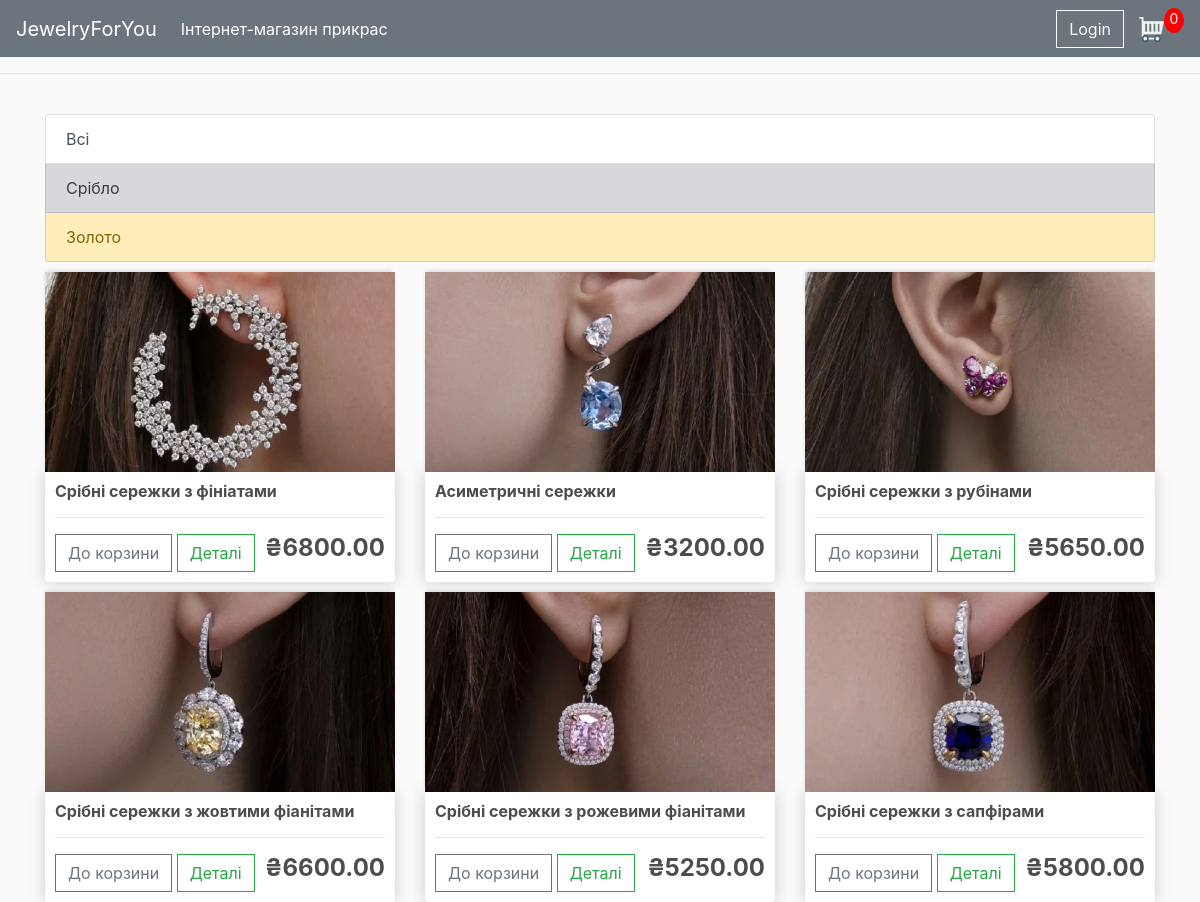
Screenshot of /silver/ with the database file from the repository.
### store/models.py (models this page shows, shortened)
class Product(models.Model):
    name = models.CharField(max_length=200)
    price = models.FloatField()
    description = models.CharField(max_length = 2000)
    category = models.CharField(max_length=200)
    image = models.ImageField(null=True, blank=True)
    @property
    def imageURL(self):
        try:
            url = self.image.url
        except:
            url = ''
        return url

### store/views.py (the view)
# urls.py: path('silver/', views.catalog_silver, name="catalog_silver"),
def catalog_silver(request):
    products = Product.objects.filter(category = "Срібло")
    context = {'products': products}
    return render(request, 'store/catalog_silver.html', context)

### store/templates/store/catalog_silver.html
{% extends 'store/catalog_type.html' %}
{% load static %}
{% block products %}
	<div class="row">
		{% for product in products %}
		<div class="col-lg-4">
			<img class="thumbnail" src="{{product.imageURL }}">
			<div class="box-element product">
				<h6><strong>{{product.name}}</strong></h6>
				<hr>
				<button  class="btn btn-outline-secondary add-btn">До корзини</button>
				<a class="btn btn-outline-success" href="#">Деталі</a>
				<h4 style="display: inline-block; float: right"><strong>₴{{product.price|floatformat:2}}</strong></h4>
			</div>
		</div>
		{% endfor %}
	</div>
{% endblock products %}

### static/css/main.css (style rules this page uses)
body { background-color: hsl(0, 0%, 98%); }
h1,h2,h3,h4,h5,h6 { color:hsl(0, 0%, 30%); }
.box-element { box-shadow:hsl(0, 0%, 80%) 0 0 16px; background-color: #fff; border-radius: 4px; padding: 10px; }
.thumbnail { width: 100%; height: 200px; -webkit-box-shadow: -1px -3px 5px -2px rgba(214,214,214,1); -moz-box-shadow: -1px -3px 5px -2px rgba(214,214,214,1); box-shadow: -1px -3px 5px -2px rgba(214,214,214,1); }
.product { border-radius: 0 0 4px 4px; }
.col-lg-4, .col-lg-6, .col-lg-8, .col-lg-12 { margin-top: 10px; }
.btn { border-radius: 0; }

### rows the page displays
Product: imageURL (picture), name "Срібні сережки з фініатами", price "6800.00"
Product: imageURL (picture), name "Асиметричні сережки", price "3200.00"
Product: imageURL (picture), name "Срібні сережки з рубінами", price "5650.00"
Product: imageURL (picture), name "Срібні сережки з жовтими фіанітами", price "6600.00"
Product: imageURL (picture), name "Срібні сережки з рожевими фіанітами", price "5250.00"
Product: imageURL (picture), name "Срібні сережки з сапфірами", price "5800.00"
